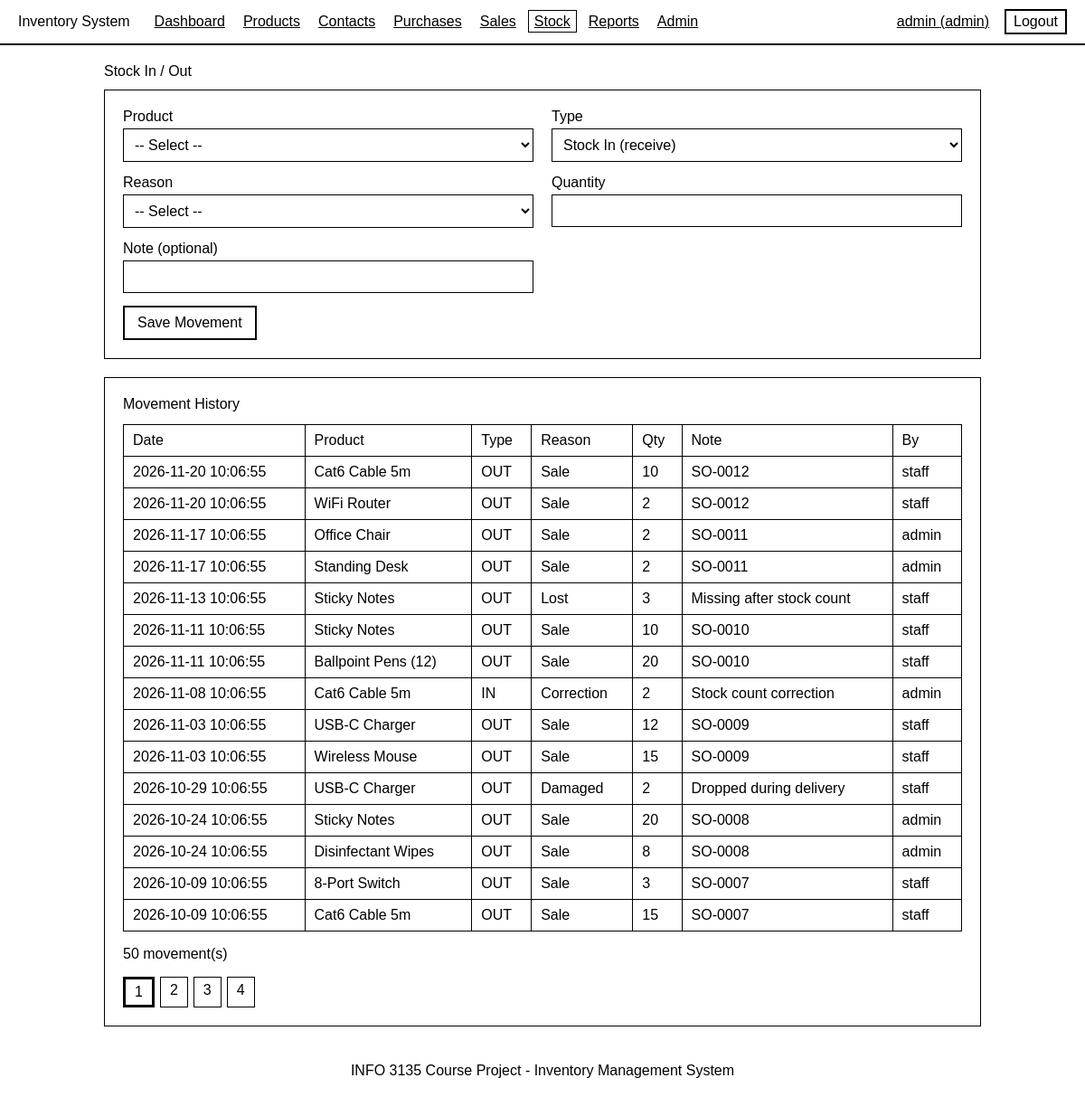
The page /pages/stock.php (signed in) on the database its author committed.
### tables this page shows
CREATE TABLE stock_movements (
    movement_id   INT AUTO_INCREMENT PRIMARY KEY,
    product_id    INT NOT NULL,
    user_id       INT NOT NULL,
    type          ENUM('IN', 'OUT') NOT NULL,
    reason        ENUM('Opening', 'Purchase', 'Sale', 'Return', 'Damaged', 'Lost', 'Correction', 'Other') NOT NULL DEFAULT 'Other',
    quantity      INT NOT NULL CHECK (quantity > 0),
    note          VARCHAR(200) NOT NULL DEFAULT '',
    created_at    TIMESTAMP NOT NULL DEFAULT CURRENT_TIMESTAMP,
    FOREIGN KEY (product_id) REFERENCES products(product_id) ON DELETE RESTRICT,
    FOREIGN KEY (user_id)    REFERENCES users(user_id)       ON DELETE RESTRICT
);

CREATE TABLE products (
    product_id    INT AUTO_INCREMENT PRIMARY KEY,
    sku           VARCHAR(20)  NOT NULL UNIQUE,
    name          VARCHAR(100) NOT NULL,
    category_id   INT NOT NULL,
    supplier_id   INT NOT NULL,
    cost          DECIMAL(10,2) NOT NULL DEFAULT 0 CHECK (cost >= 0),
    price         DECIMAL(10,2) NOT NULL CHECK (price >= 0),
    quantity      INT NOT NULL DEFAULT 0 CHECK (quantity >= 0),
    reorder_level INT NOT NULL DEFAULT 5 CHECK (reorder_level >= 0),
    is_active     TINYINT(1) NOT NULL DEFAULT 1,
    created_at    TIMESTAMP NOT NULL DEFAULT CURRENT_TIMESTAMP,
    FOREIGN KEY (category_id) REFERENCES categories(category_id) ON DELETE RESTRICT,
    FOREIGN KEY (supplier_id) REFERENCES suppliers(supplier_id)  ON DELETE RESTRICT
);

CREATE TABLE users (
    user_id       INT AUTO_INCREMENT PRIMARY KEY,
    username      VARCHAR(15)  NOT NULL UNIQUE,
    email         VARCHAR(100) NOT NULL UNIQUE,
    password_hash VARCHAR(255) NOT NULL,
    role          ENUM('admin', 'staff') NOT NULL DEFAULT 'staff',
    is_active     TINYINT(1) NOT NULL DEFAULT 1,           
    must_change   TINYINT(1) NOT NULL DEFAULT 0,           
    failed_logins INT NOT NULL DEFAULT 0,                  
    locked_until  DATETIME NULL,                           
    last_login    DATETIME NULL,
    created_at    TIMESTAMP NOT NULL DEFAULT CURRENT_TIMESTAMP
);

### pages/stock.php (the view, shortened to what this page needs)
<?php
require_once "../includes/functions.php";
$selected = filter_var(get("product_id"), FILTER_VALIDATE_INT);
$data = ["product_id" => $selected ?: "", "type" => "IN", "reason" => "", "quantity" => "", "note" => ""];
$where = $selected ? "WHERE m.product_id = ?" : "";
$params = $selected ? [$selected] : [];
$stmt = $pdo->prepare("SELECT COUNT(*) FROM stock_movements m $where");
$stmt->execute($params);
$total = (int) $stmt->fetchColumn();
[$page, $pages, $offset] = paging($total, 15);
$stmt = $pdo->prepare("SELECT m.created_at, m.type, m.reason, m.quantity, m.note, p.name AS product, u.username
                       FROM stock_movements m
                       JOIN products p ON p.product_id = m.product_id
                       JOIN users u ON u.user_id = m.user_id
                       $where ORDER BY m.movement_id DESC LIMIT 15 OFFSET $offset");
$stmt->execute($params);
$history = $stmt->fetchAll();
?>
<h1>Stock In / Out</h1>
<div class="card">
    <form method="post" action="stock.php<?= $selected ? "?product_id=" . h($selected) : "" ?>" class="validate" novalidate>
        <div class="form-grid">
            <div class="field">
                <label for="product_id">Product</label>
                <select id="product_id" name="product_id" required data-label="Product">
                    <option value="">-- Select --</option>
                </select>
            </div>
            <div class="field">
                <label for="type">Type</label>
                <select id="type" name="type" required data-label="Type">
                    <option value="IN" <?= $data["type"] == "IN" ? "selected" : "" ?>>Stock In (receive)</option>
                </select>
            </div>
            <div class="field">
                <label for="reason">Reason</label>
                <select id="reason" name="reason" required data-label="Reason">
                    <option value="">-- Select --</option>
                </select>
            </div>
            <div class="field">
                <label for="quantity">Quantity</label>
                <input type="number" id="quantity" name="quantity" value="<?= h($data["quantity"]) ?>" required min="1"
                       max="1000000" step="1" data-label="Quantity">
            </div>
            <div class="field">
                <label for="note">Note (optional)</label>
                <input type="text" id="note" name="note" value="<?= h($data["note"]) ?>" maxlength="200" data-label="Note">
            </div>
        </div>
        <button type="submit" class="btn">Save Movement</button>
    </form>
</div>
<div class="card">
    <div class="page-head">
        <h2>Movement History</h2>
    </div>
    <div class="table-wrap">
        <table>
            <tr><th>Date</th><th>Product</th><th>Type</th><th>Reason</th><th>Qty</th><th class="hide-sm">Note</th><th class="hide-sm">By</th></tr>
            <?php foreach ($history as $m): ?>
                <tr>
                    <td><?= h($m["created_at"]) ?></td>
                    <td><?= h($m["product"]) ?></td>
                    <td><?= h($m["type"]) ?></td>
                    <td><?= h($m["reason"]) ?></td>
                    <td><?= h($m["quantity"]) ?></td>
                    <td class="hide-sm"><?= h($m["note"]) ?></td>
                    <td class="hide-sm"><?= h($m["username"]) ?></td>
                </tr>
            <?php endforeach; ?>
        </table>
    </div>
    <p><?= h($total) ?> movement(s)</p>
</div>

### assets/css/style.css (style rules this page uses)
* { font: 16px Arial, sans-serif; box-sizing: border-box; }
body { margin: 0; }
.card { border: 1px solid black; padding: 20px; margin-bottom: 20px; }
h1, h2 { margin-top: 0; }
.page-head { display: flex; flex-wrap: wrap; justify-content: space-between; align-items: center; gap: 10px; margin-bottom: 15px; }
.card .page-head { margin-bottom: 0; }
form { margin: 0; }
.field { margin-bottom: 14px; }
label { display: block; margin-bottom: 4px; }
input, select, textarea { width: 100%; padding: 8px; border: 1px solid black; background: white; }
.form-grid { display: grid; grid-template-columns: 1fr 1fr; gap: 0 20px; }
.btn, button { display: inline-block; padding: 8px 14px; border: 2px solid black; background: white; color: black; text-decoration: none; cursor: pointer; }
.table-wrap { overflow-x: auto; }
table { width: 100%; border-collapse: collapse; }
th, td { padding: 8px 10px; border: 1px solid black; text-align: left; }

### rows shown on the page
stock_movements: created_at "2026-11-20 10:06:55", product.name "Cat6 Cable 5m", type "OUT", reason "Sale", quantity "10", note "SO-0012", user.username "staff"
stock_movements: created_at "2026-11-20 10:06:55", product.name "WiFi Router", type "OUT", reason "Sale", quantity "2", note "SO-0012", user.username "staff"
stock_movements: created_at "2026-11-17 10:06:55", product.name "Office Chair", type "OUT", reason "Sale", quantity "2", note "SO-0011", user.username "admin"
stock_movements: created_at "2026-11-17 10:06:55", product.name "Standing Desk", type "OUT", reason "Sale", quantity "2", note "SO-0011", user.username "admin"
stock_movements: created_at "2026-11-13 10:06:55", product.name "Sticky Notes", type "OUT", reason "Lost", quantity "3", note "Missing after stock count", user.username "staff"
stock_movements: created_at "2026-11-11 10:06:55", product.name "Sticky Notes", type "OUT", reason "Sale", quantity "10", note "SO-0010", user.username "staff"
stock_movements: created_at "2026-11-11 10:06:55", product.name "Ballpoint Pens (12)", type "OUT", reason "Sale", quantity "20", note "SO-0010", user.username "staff"
stock_movements: created_at "2026-11-08 10:06:55", product.name "Cat6 Cable 5m", type "IN", reason "Correction", quantity "2", note "Stock count correction", user.username "admin"
stock_movements: created_at "2026-11-03 10:06:55", product.name "USB-C Charger", type "OUT", reason "Sale", quantity "12", note "SO-0009", user.username "staff"
stock_movements: created_at "2026-11-03 10:06:55", product.name "Wireless Mouse", type "OUT", reason "Sale", quantity "15", note "SO-0009", user.username "staff"
stock_movements: created_at "2026-10-29 10:06:55", product.name "USB-C Charger", type "OUT", reason "Damaged", quantity "2", note "Dropped during delivery", user.username "staff"
stock_movements: created_at "2026-10-24 10:06:55", product.name "Sticky Notes", type "OUT", reason "Sale", quantity "20", note "SO-0008", user.username "admin"
stock_movements: created_at "2026-10-24 10:06:55", product.name "Disinfectant Wipes", type "OUT", reason "Sale", quantity "8", note "SO-0008", user.username "admin"
stock_movements: created_at "2026-10-09 10:06:55", product.name "8-Port Switch", type "OUT", reason "Sale", quantity "3", note "SO-0007", user.username "staff"
stock_movements: created_at "2026-10-09 10:06:55", product.name "Cat6 Cable 5m", type "OUT", reason "Sale", quantity "15", note "SO-0007", user.username "staff"

### other values the page prints
$label "Dashboard Products Contacts Purchases Sales Stock Reports Admin"
$_SESSION["username"] "admin"
$_SESSION["role"] "admin"
$total "50"
